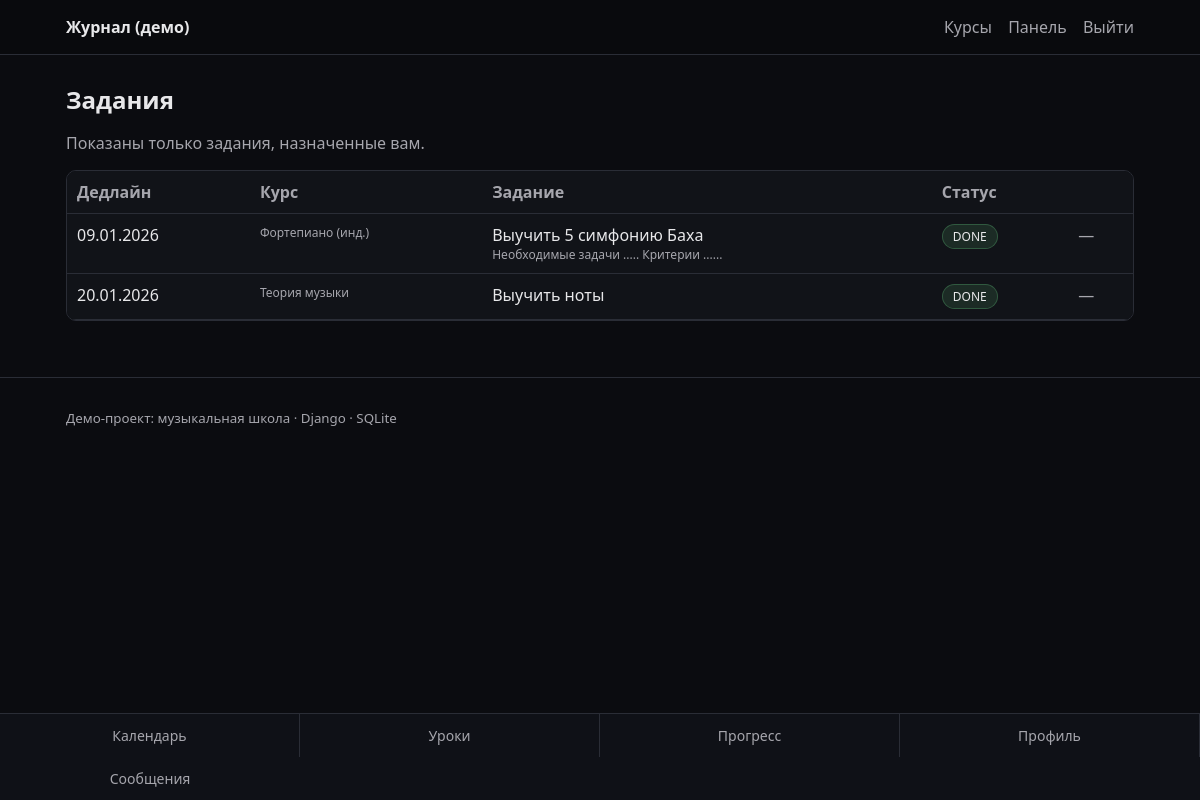
The page /assignments/ (signed in) on the database its author committed.
### apps/homework/models.py (models this page shows, shortened)
class AssignmentTarget(models.Model):
    class Status(models.TextChoices):
        TODO = "TODO", "TODO"
        DONE = "DONE", "DONE"
    assignment = models.ForeignKey(Assignment, on_delete=models.CASCADE, related_name="targets")
    student = models.ForeignKey(settings.AUTH_USER_MODEL, on_delete=models.CASCADE, related_name="assignment_targets")
    status = models.CharField(max_length=10, choices=Status.choices, default=Status.TODO)
    student_comment = models.TextField(blank=True, default="")
    updated_at = models.DateTimeField(auto_now=True)
    class Meta:
        unique_together = ("assignment", "student")

class Assignment(models.Model):
    course = models.ForeignKey(Course, on_delete=models.CASCADE, related_name="assignments")
    title = models.CharField(max_length=200)
    description = models.TextField(blank=True, default="")
    due_date = models.DateField()
    created_by = models.ForeignKey(
        settings.AUTH_USER_MODEL,
        on_delete=models.CASCADE,
        related_name="created_assignments",
    )
    created_at = models.DateTimeField(auto_now_add=True)
    class Meta:
        ordering = ("due_date", "id")

### apps/school/models.py (models this page shows, shortened)
class Course(models.Model):
    class CourseType(models.TextChoices):
        INSTRUMENT = "INSTRUMENT", "Инструмент"
        ENSEMBLE = "ENSEMBLE", "Ансамбль"
        THEORY = "THEORY", "Теория"
    name = models.CharField(max_length=200)
    course_type = models.CharField(max_length=32, choices=CourseType.choices)
    teacher = models.ForeignKey(
        settings.AUTH_USER_MODEL,
        on_delete=models.SET_NULL,
        null=True,
        blank=True,
        related_name="teaching_courses",
    )

### apps/homework/views.py (the view, shortened to what this page needs)
# urls.py: path("assignments/", assignment_list, name="assignment_list"),
@login_required
def assignment_list(request):
    profile = request.user.profile
    if profile.role == Profile.Role.ADMIN:
        qs = Assignment.objects.all().select_related("course", "created_by").order_by("due_date", "id")
        return render(request, "homework/assignment_list.html", {"mode": "ADMIN", "assignments": qs})
    if profile.role == Profile.Role.STUDENT:
        targets = (
            AssignmentTarget.objects.filter(student=request.user)
            .select_related("assignment", "assignment__course")
            .order_by("assignment__due_date", "assignment_id")
        )
        rows = []
        for t in targets:
            a = t.assignment
            rows.append({"target": t, "assignment": a, "status": _effective_status(a, t)})
        return render(request, "homework/assignment_list.html", {"mode": "STUDENT", "rows": rows})

### apps/homework/views.py (called while the page is built)
def _effective_status(assignment: Assignment, target: AssignmentTarget | None) -> str:
    if target and target.status == AssignmentTarget.Status.DONE:
        return "DONE"
    if assignment.due_date < date.today():
        return "LATE"
    return "TODO"

### templates/homework/assignment_list.html (shortened to what this page needs)
{% extends "base.html" %}
{% block content %}
  <h1>Задания</h1>
  {% if mode == "TEACHER" %}
    <div style="display:flex; gap:12px; align-items:center; flex-wrap:wrap;">
      <p class="muted" style="margin:0;">Ваши созданные задания и число назначений.</p>
      <a class="btn" href="/assignments/create/">Создать задание</a>
    </div>
    {% if not rows %}
      <p class="muted">Вы ещё не создавали задания.</p>
    {% else %}
      <div class="table-wrap">
        <table class="table">
          <thead>
            <tr>
              <th>Дедлайн</th>
              <th>Курс</th>
              <th>Задание</th>
              <th>Назначено</th>
            </tr>
          </thead>
          <tbody>
            {% for r in rows %}
              <tr>
                <td>{{ r.assignment.due_date|date:"d.m.Y" }}</td>
                <td class="muted small">{{ r.assignment.course.name }}</td>
                <td>
                  <div>{{ r.assignment.title }}</div>
                  {% if r.assignment.description %}
                    <div class="muted small">{{ r.assignment.description }}</div>
                  {% endif %}
                </td>
                <td><span class="tag">{{ r.count_targets }}</span></td>
              </tr>
            {% endfor %}
          </tbody>
        </table>
      </div>
      <p class="muted small">
        Оценки выставляются в “Прогресс” → курс → “Ввод оценок”. Домашние задания появляются там автоматически.
      </p>
    {% endif %}
  {% elif mode == "STUDENT" %}
    <p class="muted">Показаны только задания, назначенные вам.</p>
    {% if not rows %}
      <p class="muted">Назначенных заданий пока нет.</p>
    {% else %}
      <div class="table-wrap">
        <table class="table">
          <thead>
            <tr>
              <th>Дедлайн</th>
              <th>Курс</th>
              <th>Задание</th>
              <th>Статус</th>
              <th></th>
            </tr>
          </thead>
          <tbody>
            {% for r in rows %}
              <tr>
                <td>{{ r.assignment.due_date|date:"d.m.Y" }}</td>
                <td class="muted small">{{ r.assignment.course.name }}</td>
                <td>
                  <div>{{ r.assignment.title }}</div>
                  {% if r.assignment.description %}
                    <div class="muted small">{{ r.assignment.description }}</div>
                  {% endif %}
                </td>
                <td>
                  <span class="badge badge-{{ r.status|lower }}">{{ r.status }}</span>
                </td>
                <td>
                  {% if r.target.status != "DONE" %}
                    <form method="post" action="/assignments/targets/{{ r.target.id }}/mark_done/">
                      {% csrf_token %}
                      <button class="btn" type="submit">DONE</button>
                    </form>
                  {% else %}
                    <span class="muted">—</span>
                  {% endif %}
                </td>
              </tr>
            {% endfor %}
          </tbody>
        </table>
      </div>
    {% endif %}
  {% else %}
    <p class="muted">Недоступно.</p>
  {% endif %}
{% endblock %}

### static/css/main.css (style rules this page uses)
:root { --bg: #0b0c10; --panel: #111318; --text: #e8e8ea; --muted: #a6a6ad; --border: #2a2d36; --accent: #6aa8ff; --error: #ff6a6a; --ok: #7dff9b; }
* { box-sizing: border-box; }
body { margin: 0; font-family: system-ui, -apple-system, Segoe UI, Roboto, Arial, sans-serif; background: var(--bg); color: var(--text); }
h1 { font-size: 24px; margin: 12px 0 16px; }
.muted { color: var(--muted); }
.small { font-size: 12px; }
.table-wrap { overflow-x: auto; border: 1px solid var(--border); border-radius: 10px; }
.table { width: 100%; border-collapse: collapse; background: var(--panel); }
.table th, .table td { padding: 10px; border-bottom: 1px solid var(--border); vertical-align: top; }
.table th { text-align: left; color: var(--muted); font-weight: 600; }
body { padding-bottom: 64px; }
.badge { display: inline-block; padding: 3px 10px; border-radius: 999px; border: 1px solid var(--border); font-size: 12px; color: var(--text); }
.badge-done { background: rgba(125, 255, 155, 0.10); border-color: rgba(125, 255, 155, 0.22); }

### rows shown on the page
AssignmentTarget: assignment.due_date "09.01.2026", assignment.course.name "Фортепиано (инд.)", assignment "Выучить 5 симфонию Баха", assignment.description "Необходимые задачи ..... Критерии ......", status "DONE"
AssignmentTarget: assignment.due_date "20.01.2026", assignment.course.name "Теория музыки", assignment "Выучить ноты", status "DONE"
